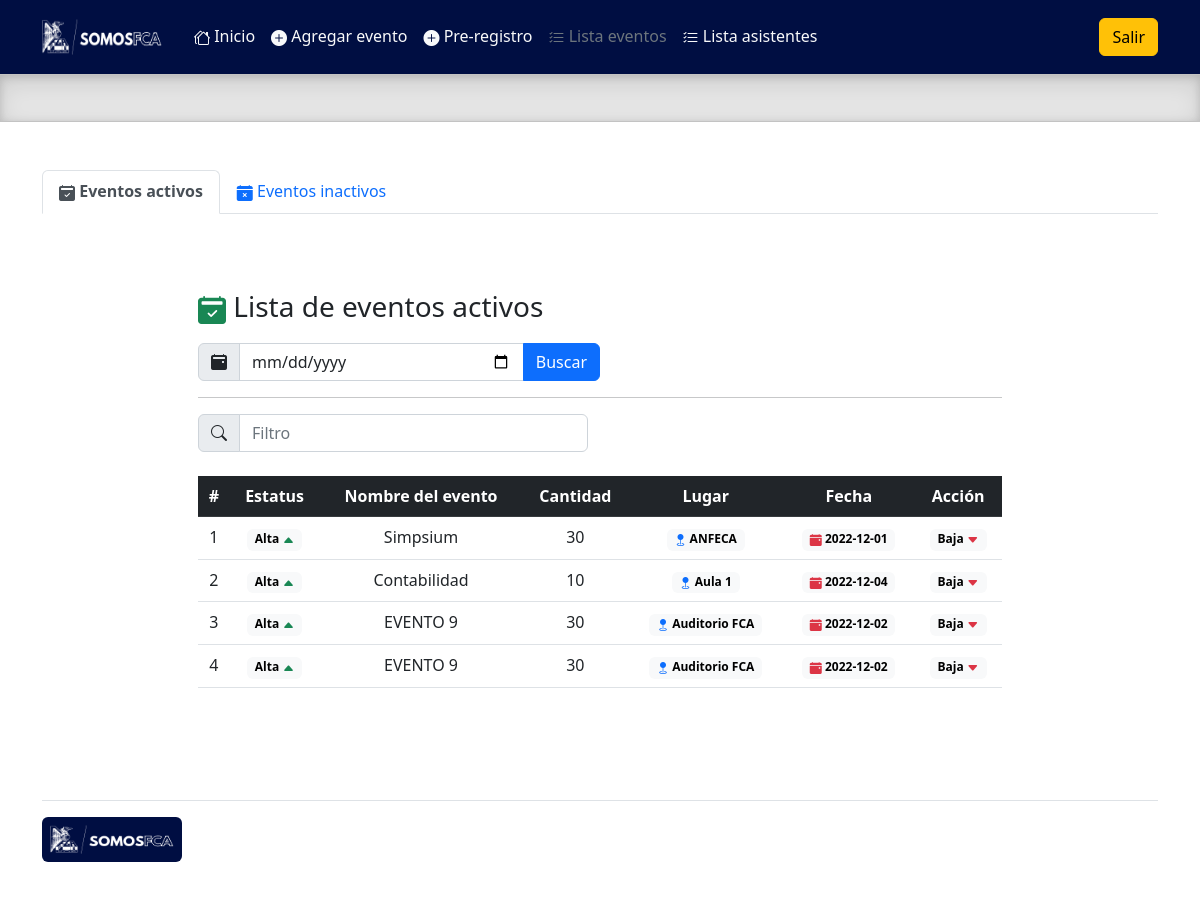
Page /admin/lista_eventos.php on the earlier database version.
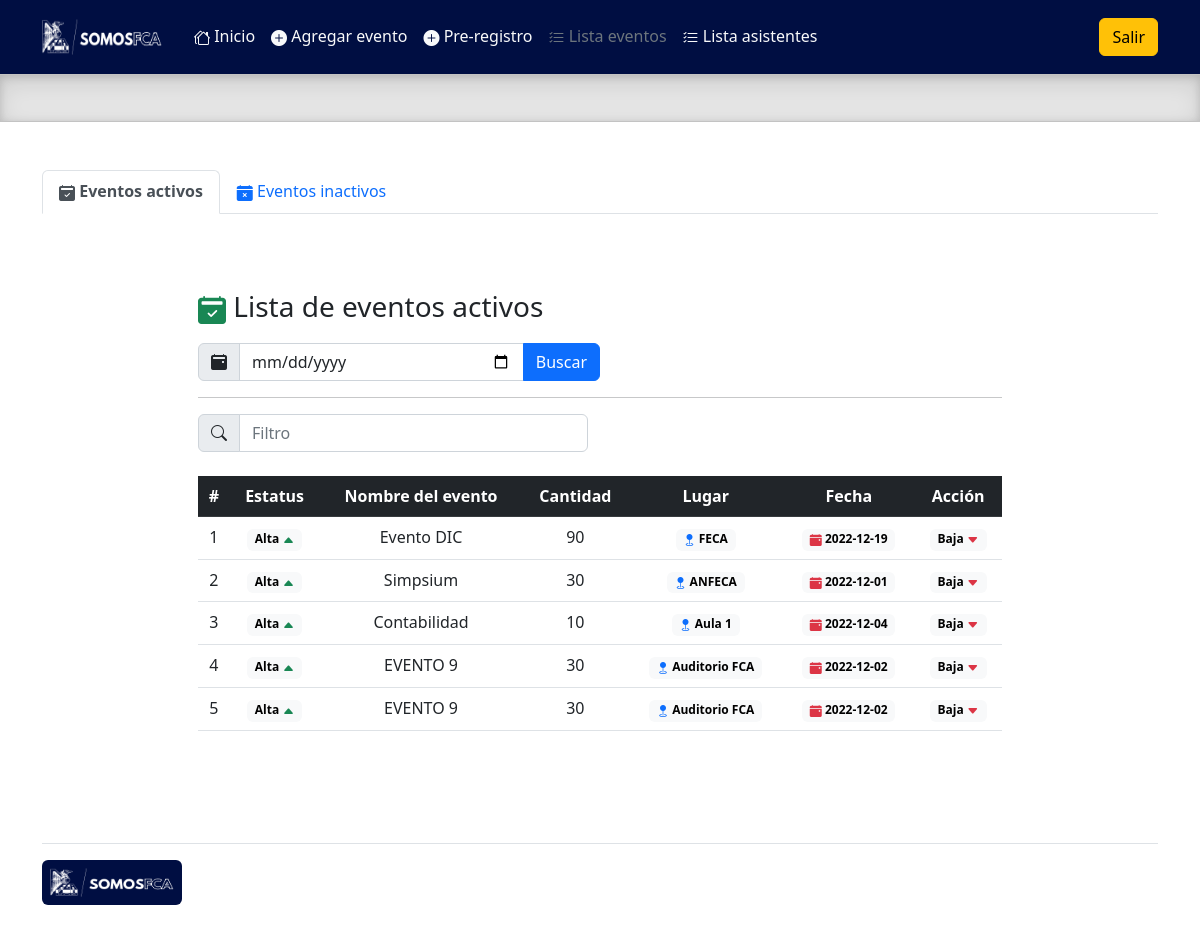
Same page on the later database version.
### tables this page shows
CREATE TABLE `eventos` (
  `id` int(11) NOT NULL,
  `nombre` varchar(100) NOT NULL,
  `capacidad` int(11) NOT NULL,
  `fecha` date NOT NULL,
  `lugar` varchar(50) NOT NULL,
  `activo` int(11) DEFAULT NULL
);

### admin/query/query_eventos.php (called while the page is built, shortened)
<?php
include('prcd/qc.php');
    if(isset($_POST['fecha'])){
        $fechaBusqueda = $_POST['fecha'];
        $annio = substr($fechaBusqueda, 0, 4);
        $mes = substr($fechaBusqueda, 5, 2);
        $sqlBusqueda = "SELECT * FROM eventos WHERE YEAR(fecha) = $annio
        AND MONTH(fecha)  = $mes AND activo = 1 ORDER BY id DESC";
        $resultadoEvento = $conn->query($sqlBusqueda);
    }
    else{
        $queryEventos = "SELECT * FROM eventos WHERE YEAR(fecha) = YEAR(CURRENT_DATE())
        AND MONTH(fecha) = MONTH(CURRENT_DATE()) AND activo = 1 ORDER BY id DESC";
        $resultadoEvento = $conn->query($queryEventos);
    }
?>

### admin/lista_eventos.php (the view, shortened to what this page needs)
<!doctype html>
<html lang="en">
  <head>
    <link rel="stylesheet" href="https://cdn.jsdelivr.net/npm/bootstrap-icons@1.10.2/font/bootstrap-icons.css">
    <link href="../assets/dist/css/bootstrap.min.css" rel="stylesheet">
    <link href="headers.css" rel="stylesheet">
  </head>
  <body>
<main class="mb-0">
  <header class="p-3" style="background-color:#000e42;">
    <div class="container">
      <div class="d-flex flex-wrap align-items-center justify-content-center justify-content-lg-start">
        <a href="/" class="d-flex align-items-center mb-2 mb-lg-0 text-white text-decoration-none">
          <img src="../assets/brand/img/logo.png" width="120" height="36" role="img" alt="">
        </a>
        <ul class="nav col-12 col-lg-auto me-lg-auto mb-2 ms-4 justify-content-center mb-md-0">
          <li><a href="index.php" class="nav-link px-2 text-light"><i class="bi bi-houses"></i> Inicio</a></li>
          <li><a href="alta_eventos.php" class="nav-link px-2 text-light"><i class="bi bi-plus-circle-fill"></i> Agregar evento</a></li>
          <li><a href="alta_asistentes.php" class="nav-link px-2 text-light"><i class="bi bi-plus-circle-fill"></i> Pre-registro</a></li>
          <li><a href="#" class="nav-link px-2 text-secondary"><i class="bi bi-list-check"></i> Lista eventos</a></li>
          <li><a href="lista_asistentes.php" class="nav-link px-2 text-light"><i class="bi bi-list-check"></i> Lista asistentes</a></li>
        </ul>
        <div class="text-end">
          <button type="button" class="btn btn-warning">Salir</button>
        </div>
      </div>
    </div>
  </header>
  <div class="b-example-divider">
  </div>
  <div class="container mt-5">
    <ul class="nav nav-tabs">
      <li class="nav-item">
        <a class="nav-link active" aria-current="page" href="#"><i class="bi bi-calendar2-check-fill"></i> <strong>Eventos activos</strong></a>
      </li>
      <li class="nav-item">
        <a class="nav-link" href="eventos_baja.php"><i class="bi bi-calendar-x-fill"></i> Eventos inactivos</a>
      </li>
    </ul>
  </div>
  <div class="container-fluid w-75 h-100 mt-1 mb-5 p-5">
    <h3 class="mt-4 mb-3 text-dark"><i class="bi bi-calendar2-check-fill text-success"></i> Lista de eventos activos</h3>
        <form action="lista_eventos.php" method="POST">
        <div class="input-group mb-3 w-50">
          <span class="input-group-text" id="basic-addon1"><i class="bi bi-calendar2-event-fill"></i></span>
          <input type="date" class="form-control" aria-describedby="basic-addon1" name="fecha">
          <button class="btn btn-primary" type="sumbit">Buscar</button>
        </div>
        </form>
        <hr>
        <div class="row">
            <div class="col">
                <div class="input-group mb-4 w-100">
                    <span class="input-group-text" id="basic-addon1"><i class="bi bi-search"></i></span>
                    <input type="text" class="form-control" placeholder="Filtro" aria-label="Filtro" aria-describedby="basic-addon1" id="myInput">
                </div>
            </div>
            <div class="col text-end">
            </div>
        </div>
    <table class="table table-hover text-center">
        <thead class="table-dark">
            <tr>
            <th scope="col">#</th>
            <th scope="col">Estatus</th>
            <th scope="col">Nombre del evento</th>
            <th scope="col">Cantidad</th>
            <th scope="col">Lugar</th>
            <th scope="col">Fecha</th>
            <th scope="col">Acción</th>
            </tr>
        </thead>
        <tbody id="myTable">
        <?
        include ('query/query_eventos.php');
        $x = 0;
        while($rowEvento = $resultadoEvento->fetch_assoc()){
          $x++;
          echo'
          <tr>
            <td>'.$x.'</td>
            <td class=""><span class="badge text-bg-light">Alta <i class="bi bi-caret-up-fill text-success"></i></span></td>
            <td>'.$rowEvento['nombre'].'</td>
            <td>'.$rowEvento['capacidad'].'</td>
            <td><span class="badge text-bg-light"><i class="bi bi-geo-fill text-primary"></i> '.$rowEvento['lugar'].'</span></td>
            <td><span class="badge text-bg-light"><i class="bi bi-calendar-event-fill text-danger"></i> '.$rowEvento['fecha'].'</span></td>
            <td class=""><span class="badge text-bg-light">Baja <i class="bi bi-caret-down-fill text-danger"></i></span></td>
          </tr>
          ';
        }
        ?>
        </tbody>
    </table>
</main>
<div class="container">
  <footer class="d-flex flex-wrap justify-content-between align-items-center py-3 my-4 border-top">
      <p class="col-md-12 mb-0 text-muted"><a href="/" class="col-md-4 d-flex mb-md-0 me-md-auto link-dark text-decoration-none">
                <img src="../assets/brand/img/logo.png" width="140" height="45" role="img" alt="" class="p-2 rounded" style="background-color:#000e42">
            </a></p>
    </footer>
  </div>
  </body>
</html>

### admin/lista_eventos.php (style rules this page uses)
.b-example-divider { height: 3rem; background-color: rgba(0, 0, 0, .1); border: solid rgba(0, 0, 0, .15); border-width: 1px 0; box-shadow: inset 0 .5em 1.5em rgba(0, 0, 0, .1), inset 0 .125em .5em rgba(0, 0, 0, .15); }
.bi { vertical-align: -.125em; fill: currentColor; }

Differences in the rows shown:
added eventos: nombre "Evento DIC", capacidad "90", lugar "FECA", fecha "2022-12-19"
